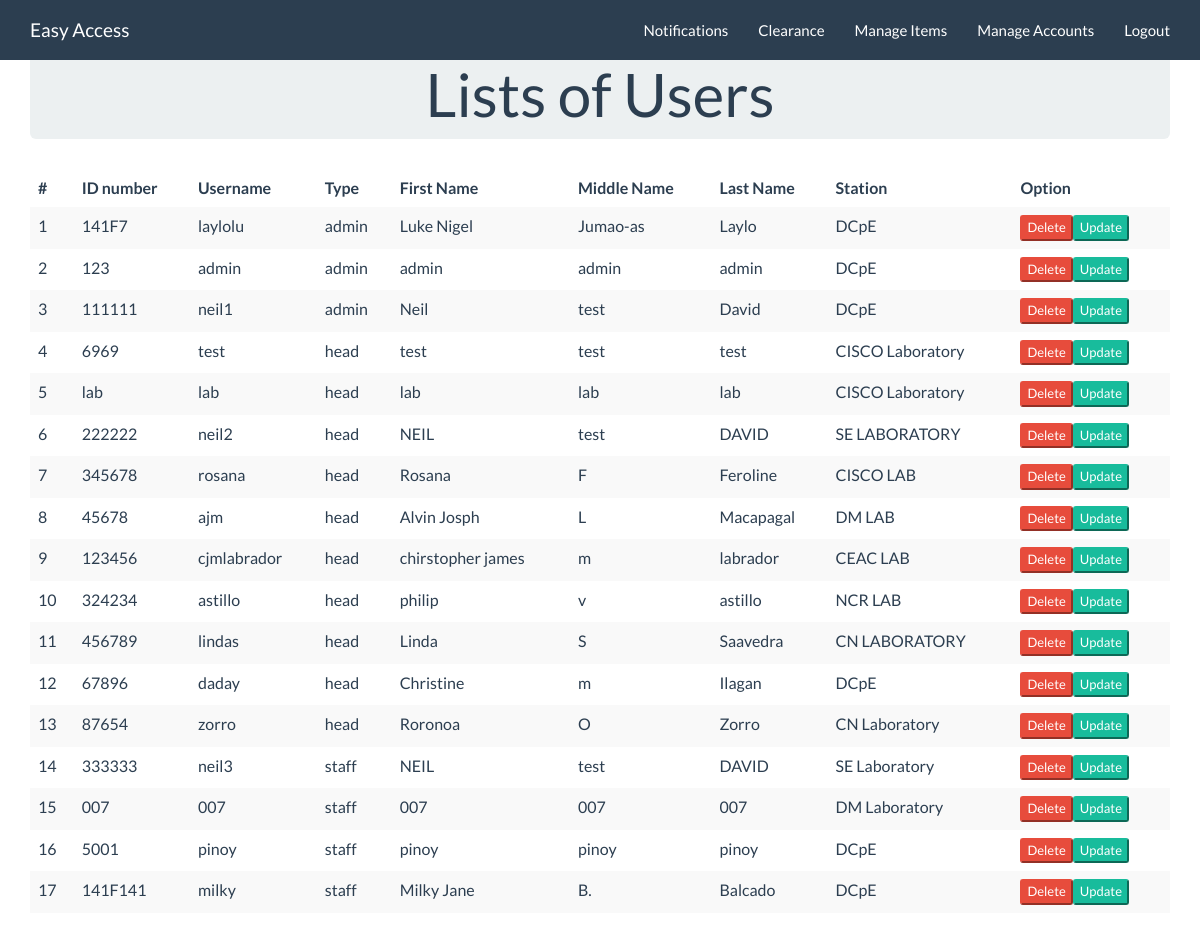
Screenshot of /index.php/admin/sUser with the database file from the repository.
### tables this page shows
CREATE TABLE `user` (
  `id` int(11) NOT NULL,
  `name` varchar(45) DEFAULT NULL,
  `password` varchar(45) DEFAULT NULL,
  `type` varchar(45) DEFAULT NULL,
  `idnumber` varchar(45) NOT NULL,
  `firstname` varchar(45) NOT NULL,
  `middlename` varchar(45) NOT NULL,
  `lastname` varchar(45) NOT NULL,
  `department` varchar(45) NOT NULL
);

### application/controllers/admin.php (called while the page is built, shortened)
<?php
class admin extends CI_Controller {
	public function __construct()
        {
              	$this->load->view('admin/head');
                $this->load->view('templates/header');
        }
	public function sUser()
	{
		$data['x'] = $this->accountsdb->showusers();
		$this->load->view('admin/showusers',$data);
	}
}

### index.php (called while the page is built, shortened)
<?php
require_once BASEPATH.'core/CodeIgniter.php';

### application/models/accountsdb.php (called while the page is built, shortened)
<?php
class accountsdb extends CI_Model {
        public function showusers()
        {
          $this->db->order_by('type', 'asc');
          $query = $this->db->get('user');
          $data = $query->result_array();
          return $data;
        }
  }?>

### application/views/admin/showusers.php (the view, shortened to what this page needs)
<div class="container">
<div class="starter-template">
	<div class="jumbotron">
        <center><h1>Lists of Users</h1>  </center>
    </div>
          <div class="table-responsive">
            <table class="table table-striped" ,>
              <thead>
                <tr>
                  <th>#</th>
                  <th>ID number</th>
                  <th>Username</th>
                  <th>Type</th>
                  <th>First Name</th>
                  <th>Middle Name</th>
                  <th>Last Name</th>
                  <th>Station</th>
                  <th>Option</th>
                </tr>
              </thead>
              <tbody>
              <?php
              $c=1;
              foreach ($x as $row) {
              echo "<tr>
                  <td>".$c."</td>
                  <td>".$row['idnumber']."</td>
                  <td>".$row['name']."</td>
                  <td>".$row['type']."</td>
                  <td>".$row['firstname']."</td>
                  <td>".$row['middlename']."</td>
                  <td>".$row['lastname']."</td>
                  <td>".$row['department']."</td>
                  <td>".anchor('admin/deleteuser/'.$row['id'],'<button type="button" class="btn-xs btn-danger">Delete</button>','onclick="return doconfirm()"')."".anchor('admin/updateuser/'.$row['id'],'<button type="button" class="btn-xs btn-success" data-toggle="modal" data-target="update">Update</button>')."</td>
                </tr>";
                $c++;
              }?>
              </tbody>
            </table>
          </div>
   </div>
</div>

### application/views/admin/head.php (shortened to what this page needs)
<body id="page-top" class="index">
    <nav id="mainNav" class="navbar navbar-default navbar-fixed-top navbar-custom">
        <div class="container">
            <div class="navbar-header page-scroll">
                <?php echo anchor('account/index','Easy Access','class="navbar-brand"'); ?>
            </div>
            <div class="collapse navbar-collapse" id="bs-example-navbar-collapse-1">
                <ul class="nav navbar-nav navbar-right">
                        <?php if ($this->session->userdata['type']!="staff"): ?>
                        <li class="">
                          <a href="/easyaccess/index.php/c_clear/notifications"><span id="notif" class="badge" style="vertical-align:top;margin-right:5px;"></span> Notifications</a></li>
                        <li class="dropdown">
                          <?php echo anchor('c_clear/sVio', 'Clearance');?>
                        </li>
                        <?php endif; ?>
                         <li class="dropdown">
                        <?php echo anchor('item_admin/ItemSearch','Manage Items')?>
                        </li>
                        <?php if ($this->session->userdata['type']!="staff"): ?>
                        <li class="dropdown">
                            <?php echo anchor('admin/sUser','Manage Accounts')?>
                        </li>
                    <?php endif; ?>
                    <li class="page-scroll">
                  <a data-toggle="modal" data-target="#myModal" href="#">Logout</a>
                    </li>
                </ul>
            </div>
        </div>
    </nav>

### application/views/templates/header.php (shortened to what this page needs)
<!DOCTYPE html>
<html lang="en">
<head>
  	<link rel="stylesheet" href="<?php echo base_url("assets/css/bootstrap.css"); ?>" >
	<link href="http://fontawesome.io/assets/font-awesome/css/font-awesome.css" rel="stylesheet" type="text/css">
</head>
<body>

### rows the page displays
user: idnumber "141F7", name "laylolu", type "admin", firstname "Luke Nigel", middlename "Jumao-as", lastname "Laylo", department "DCpE", id "Delete", id "Update"
user: idnumber "123", name "admin", type "admin", firstname "admin", middlename "admin", lastname "admin", department "DCpE", id "Delete", id "Update"
user: idnumber "111111", name "neil1", type "admin", firstname "Neil", middlename "test", lastname "David", department "DCpE", id "Delete", id "Update"
user: idnumber "6969", name "test", type "head", firstname "test", middlename "test", lastname "test", department "CISCO Laboratory", id "Delete", id "Update"
user: idnumber "lab", name "lab", type "head", firstname "lab", middlename "lab", lastname "lab", department "CISCO Laboratory", id "Delete", id "Update"
user: idnumber "222222", name "neil2", type "head", firstname "NEIL", middlename "test", lastname "DAVID", department "SE LABORATORY", id "Delete", id "Update"
user: idnumber "345678", name "rosana", type "head", firstname "Rosana", middlename "F", lastname "Feroline", department "CISCO LAB", id "Delete", id "Update"
user: idnumber "45678", name "ajm", type "head", firstname "Alvin Josph", middlename "L", lastname "Macapagal", department "DM LAB", id "Delete", id "Update"
user: idnumber "123456", name "cjmlabrador", type "head", firstname "chirstopher james", middlename "m", lastname "labrador", department "CEAC LAB", id "Delete", id "Update"
user: idnumber "324234", name "astillo", type "head", firstname "philip", middlename "v", lastname "astillo", department "NCR LAB", id "Delete", id "Update"
user: idnumber "456789", name "lindas", type "head", firstname "Linda", middlename "S", lastname "Saavedra", department "CN LABORATORY", id "Delete", id "Update"
user: idnumber "67896", name "daday", type "head", firstname "Christine", middlename "m", lastname "Ilagan", department "DCpE", id "Delete", id "Update"
user: idnumber "87654", name "zorro", type "head", firstname "Roronoa", middlename "O", lastname "Zorro", department "CN Laboratory", id "Delete", id "Update"
user: idnumber "333333", name "neil3", type "staff", firstname "NEIL", middlename "test", lastname "DAVID", department "SE Laboratory", id "Delete", id "Update"
user: idnumber "007", name "007", type "staff", firstname "007", middlename "007", lastname "007", department "DM Laboratory", id "Delete", id "Update"
user: idnumber "5001", name "pinoy", type "staff", firstname "pinoy", middlename "pinoy", lastname "pinoy", department "DCpE", id "Delete", id "Update"
user: idnumber "141F141", name "milky", type "staff", firstname "Milky Jane", middlename "B.", lastname "Balcado", department "DCpE", id "Delete", id "Update"

### other values shown
anchor('account/index','Easy Access','class="navbar-brand"') "Easy Access"
anchor('c_clear/sVio', 'Clearance') "Clearance"
anchor('item_admin/ItemSearch','Manage Items') "Manage Items"
anchor('admin/sUser','Manage Accounts') "Manage Accounts"
